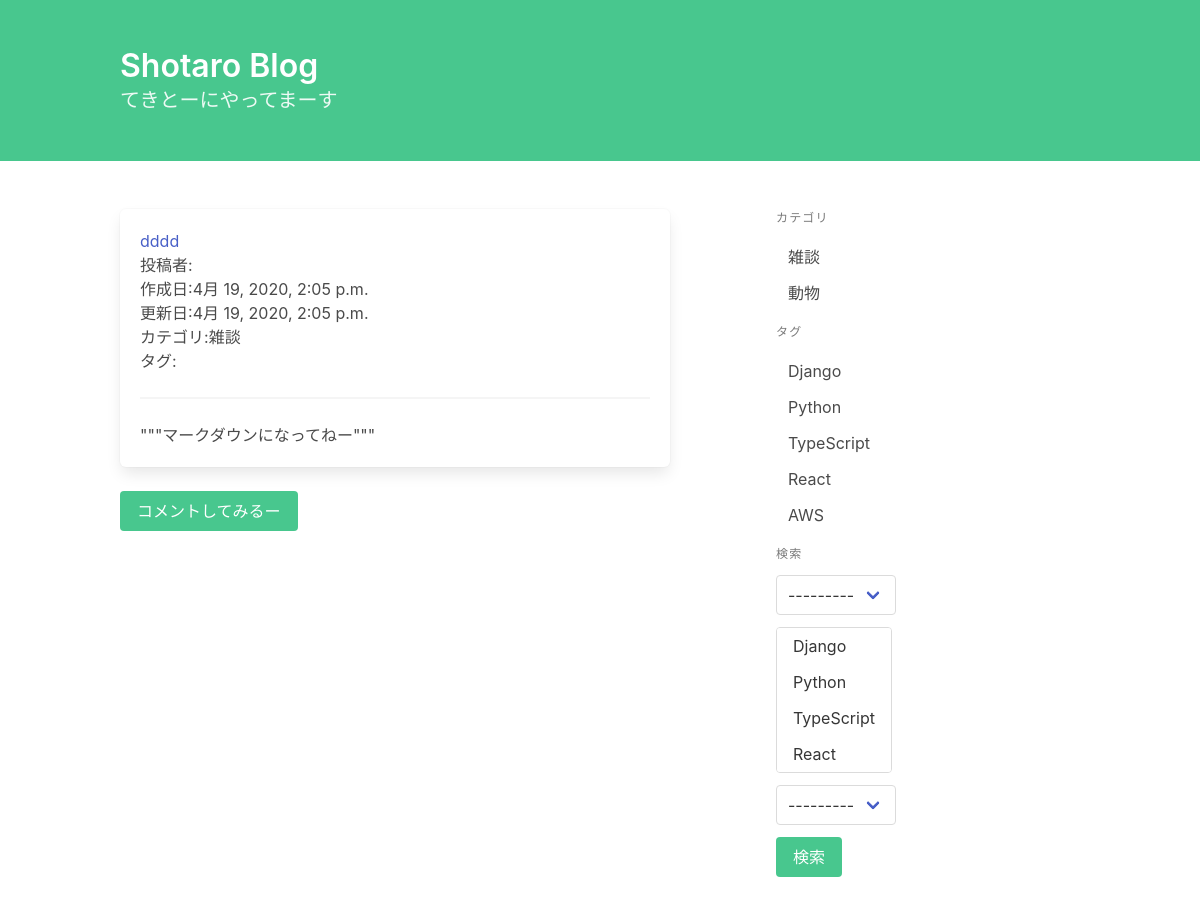
Screenshot of /detail/12/ with the database file from the repository.
### blog/models.py (models this page shows, shortened)
class Post(models.Model):
    title = models.CharField('タイトル', max_length=32)
    text = MarkdownxField('本文')
    category = models.ForeignKey(
        Category, on_delete=models.PROTECT, verbose_name='カテゴリ')
    tags = models.ManyToManyField(Tag, verbose_name='タグ', blank=True)
    created_at = models.DateTimeField('作成日', auto_now_add=True)
    updated_at = models.DateTimeField('更新日', auto_now=True)

class Category(models.Model):
    name = models.CharField('カテゴリ名', max_length=255, unique=True)
    def __str__(self):
        return self.name

class Tag(models.Model):
    name = models.CharField('タグ名', max_length=255, unique=True)
    def __str__(self):
        return self.name

### blog/views.py (the view)
# urls.py: path('detail/<int:pk>/',views.PostDetail.as_view(),name='post_detail'),
class PostDetail(generic.DetailView):
    model = Post

### blog/forms.py
class PostSearchForm(forms.Form):
    key_word = forms.CharField(
        label='キーワード', required=False, widget=forms.TextInput(attrs={'class': 'input'}))
    category = forms.ModelChoiceField(
        label='カテゴリの選択', required=False, queryset=Category.objects.all())
    tags = forms.ModelMultipleChoiceField(
        label='タグの選択', required=False, queryset=Tag.objects.all())
    user = forms.ModelChoiceField(
        label='投稿者', required=False, queryset=User.objects.all())

### blog/templatetags/blog.py (called while the page is built)
@register.inclusion_tag('blog/category_and_tag_list.html')
def create_category_and_tag_list():
    return {
        'category_list': Category.objects.all(),
        'tag_list': Tag.objects.all(),
    }

@register.inclusion_tag('blog/search_form.html')
def create_search_form(request):
    form = PostSearchForm(request.GET or None)
    return {'form': form}

### blog/templates/blog/post_detail.html (shortened to what this page needs)
{% extends "base.html" %}
{% load blog %}
{% block content %}
<article class="box">
    <h1><a href="{% url 'blog:post_detail' post.pk %}">{{ post.title }}</a></h1>
    <p>投稿者:{{ post.writer }}</p>
    <p>作成日:{{ post.created_at }}</p>
    <p>更新日:{{ post.updated_at }}</p>
    <p>カテゴリ:{{ post.category }}</p>
    <p>タグ: {% for tag in post.tags.all %}{{ tag }},{% endfor %}</p>
    <hr>
    <div>
        {{ post.text | linebreaks | urlize }}
    </div>
</article>
<a class="button is-success" href="{% url 'blog:comment_create' post.pk %}">
    コメントしてみるー
</a>
<section class="section">
</section>
{% endblock %}

### blog/templates/blog/category_and_tag_list.html
<p class="menu-label">カテゴリ</p>
<ul class="menu-list">
    {% for category in category_list %}
    <li><a href="{% url 'blog:post_category_list' category.pk %}">{{ category }}</a></li>
    {% endfor %}
</ul>
<p class="menu-label">タグ</p>
<ul class="menu-list">
    {% for tag in tag_list %}
    <li><a href="{% url 'blog:post_tag_list' tag.pk %}">{{ tag }}</a></li>
    {% endfor %}
</ul>

### rows the page displays
Post: title "dddd", created_at "4月 19, 2020, 2:05 p.m.", updated_at "4月 19, 2020, 2:05 p.m.", category "雑談", text "\"\"\"マークダウンになってねー\"\"\""
Category: name "雑談"
Category: name "動物"
Tag: name "Django"
Tag: name "Python"
Tag: name "TypeScript"
Tag: name "React"
Tag: name "AWS"
